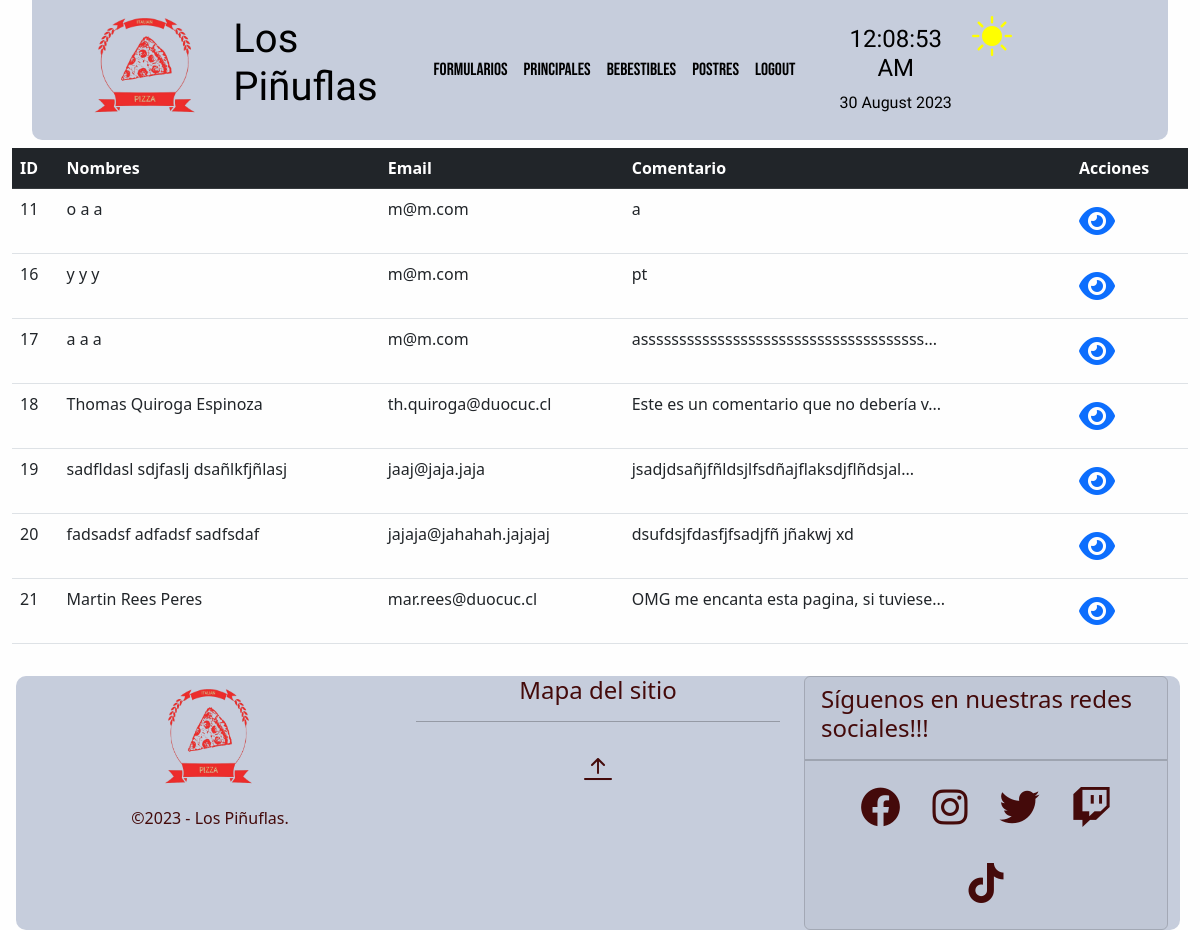
Page /crud/formularios/ (signed in) on the committed database.
### crud/models.py (models this page shows, shortened)
class Formulario(models.Model):
    nombre=models.CharField(max_length=15)
    paterno=models.CharField(max_length=15)
    materno=models.CharField(max_length=15)
    rut=models.CharField(max_length=12)
    email=models.EmailField()
    comentarios=models.CharField(max_length=501)
    class Meta:
        verbose_name = 'formulario'
        verbose_name_plural = 'formularios'

### crud/views.py (the view)
# urls.py: path('formularios/', formulario_list, name="formularios"),
def formulario_list(request):
    if 'usuario' not in request.session:
        return redirect("/sesion/")
    context = {'formularios': Formulario.objects.all()}
    return render(request,'crud/formularios.html',context)

### crud/templates/crud/formularios.html (shortened to what this page needs)
{% extends 'crud/base.html' %}
{% load static %}
{% block content %}
<div class="container-fluid my-2">
    <div class="table-responsive">
        <table class="table">
            <thead class="table-dark">
                <tr>
                    <th>ID</th>
                    <th>Nombres</th>
                    <th>Email</th>
                    <th>Comentario</th>
                    <th>Acciones</th>
                </tr>
            </thead>
            <tbody>
                {% for formulario in formularios %}
                <tr>
                    <td>{{formulario.id}}</td>
                    <td>{{formulario.nombre}} {{formulario.paterno}} {{formulario.materno}}</td>
                    <td>{{formulario.email}}</td>
                    <td>
                        <div class="elementoComentario">{{ formulario.comentarios }}</div>
                    </td>
                    <td>
                        <a class="text-decoration-none" href="{% url 'formulario-detail' formulario_id=formulario.id %}">
                            <span class="text-primary fs-2">
                                <i class="fa-solid fa-eye"></i>
                            </span>
                        </a>
                    </td>
                </tr>
                {% endfor %}
            </tbody>
        </table>
    </div>
</div>
{% endblock %}

### core/static/core/css/colors.css (style rules this page uses)
:root,[new-data-bs-theme="light"] { --clr-light:#FFF9DE; --crl-dark:#67d4f5; --clr-primary:#5350ff; --clr-secondary:#FFD3B0; --clr-accent:#f54141; --clr-accent2:#440a0a; --bg-top-bottom:#c6cddc; --bg-middle:#fefefe; --text-top: black; --text-middle: black; --text-bottom:black; --fg: var(--clr-light); --bg: var(--crl-dark); }
body { background-color: #2C3333; }
.colors-middle { background: var(--bg-middle); color: var(--text-middle); transition: background-color 1.2s ease-in-out; }

### rows in the picture
Formulario: id "11", nombre "o", paterno "a", materno "a", email "m@m.com", comentarios "a"
Formulario: id "16", nombre "y", paterno "y", materno "y", email "m@m.com", comentarios "pt"
Formulario: id "17", nombre "a", paterno "a", materno "a", email "m@m.com", comentarios "asssssssssssssssssssssssssssssssssssss..."
Formulario: id "18", nombre "Thomas", paterno "Quiroga", materno "Espinoza", email "th.quiroga@duocuc.cl", comentarios "Este es un comentario que no debería v..."
Formulario: id "19", nombre "sadfldasl", paterno "sdjfaslj", materno "dsañlkfjñlasj", email "jaaj@jaja.jaja", comentarios "jsadjdsañjfñldsjlfsdñajflaksdjflñdsjal..."
Formulario: id "20", nombre "fadsadsf", paterno "adfadsf", materno "sadfsdaf", email "jajaja@jahahah.jajajaj", comentarios "dsufdsjfdasfjfsadjfñ jñakwj xd"
Formulario: id "21", nombre "Martin", paterno "Rees", materno "Peres", email "mar.rees@duocuc.cl", comentarios "OMG me encanta esta pagina, si tuviese..."
